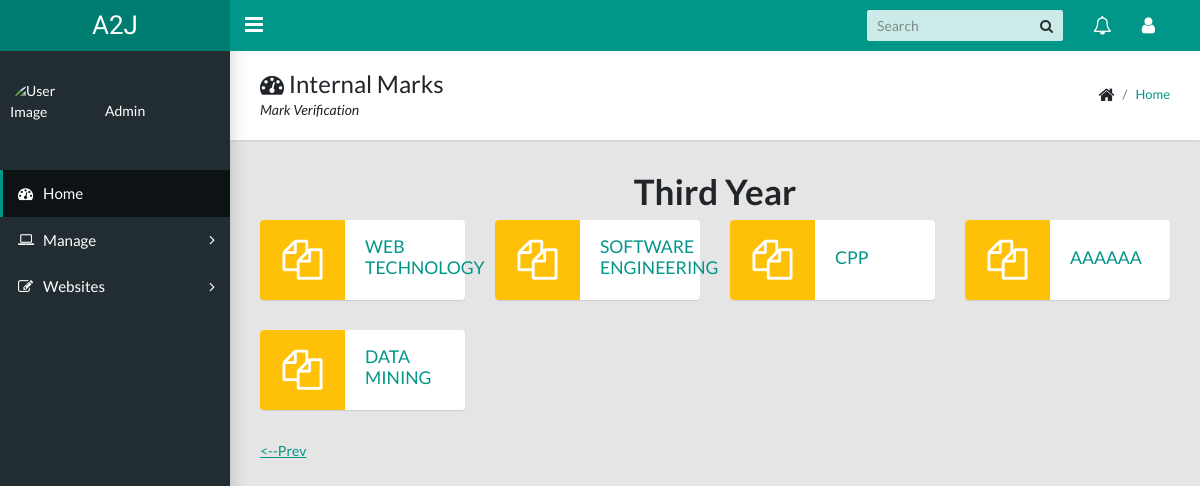
Page /thirdyear.php on the committed database.
### tables this page shows
CREATE TABLE `subject_db` (
  `sub_id` int(11) NOT NULL,
  `sub_name` varchar(100) NOT NULL,
  `year` varchar(20) NOT NULL,
  `sem_id` varchar(10) NOT NULL,
  `tea_id` int(11) NOT NULL,
  `mentor` varchar(20) NOT NULL
);

### thirdyear.php (the view, shortened to what this page needs)
<?php
include 'db2.php';
$result=mysqli_query($con,"SELECT * FROM `subject_db` WHERE year='3'");
 ?>
<!DOCTYPE html>
<html lang="en">
  <head>
    <link rel="stylesheet" type="text/css" href="css/main.css">
    <link rel="stylesheet" type="text/css" href="https://maxcdn.bootstrapcdn.com/font-awesome/4.7.0/css/font-awesome.min.css">
  </head>
  <body class="app sidebar-mini">
<?php
include 'header.php';
?>
   <?php
   include 'leftbar.php';
   ?>
    <main class="app-content">
      <div class="app-title">
        <div>
          <h1><i class="fa fa-dashboard"></i> Internal Marks</h1>
          <p>Mark Verification</p>
        </div>
        <ul class="app-breadcrumb breadcrumb">
          <li class="breadcrumb-item"><i class="fa fa-home fa-lg"></i></li>
          <li class="breadcrumb-item"><a href="#">Home</a></li>
        </ul>
      </div>
       <center><h1>Third Year</h1></center>
       <div class="row">
      <?php while($row=mysqli_fetch_assoc($result)) { ?>
        <div class="col-md-3">
          <div class="widget-small warning coloured-icon"><i class="icon fa fa-files-o fa-3x"></i>
            <div class="info">
              <h4><a href="third.php"><?php echo $row['sub_name']; ?></a></h4>
            </div>
          </div>
        </div>  <?php } ?>
       </div>
     <div>
      <a href="secondyear.php"><u><--Prev</u></a></div>
    </main>
  </body>
</html>

### rows in the picture
subject_db: sub_name "WEB TECHNOLOGY"
subject_db: sub_name "SOFTWARE ENGINEERING"
subject_db: sub_name "CPP"
subject_db: sub_name "AAAAAA"
subject_db: sub_name "DATA MINING"
